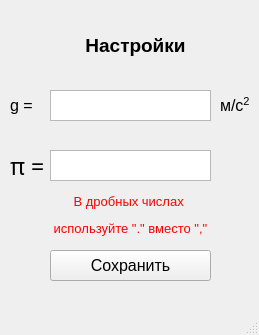
<?xml version="1.0" encoding="UTF-8"?>
<ui version="4.0">
 <class>MainWindow</class>
 <widget class="QMainWindow" name="MainWindow">
  <property name="geometry">
   <rect>
    <x>0</x>
    <y>0</y>
    <width>259</width>
    <height>335</height>
   </rect>
  </property>
  <property name="windowTitle">
   <string>MainWindow</string>
  </property>
  <widget class="QWidget" name="centralwidget">
   <widget class="QLabel" name="label">
    <property name="geometry">
     <rect>
      <x>10</x>
      <y>20</y>
      <width>251</width>
      <height>51</height>
     </rect>
    </property>
    <property name="font">
     <font>
      <pointsize>12</pointsize>
      <weight>75</weight>
      <bold>true</bold>
     </font>
    </property>
    <property name="text">
     <string>&lt;html&gt;&lt;head/&gt;&lt;body&gt;&lt;p align=&quot;center&quot;&gt;&lt;span style=&quot; font-size:14pt;&quot;&gt;Настройки&lt;/span&gt;&lt;/p&gt;&lt;/body&gt;&lt;/html&gt;</string>
    </property>
   </widget>
   <widget class="QTextEdit" name="g_var">
    <property name="geometry">
     <rect>
      <x>50</x>
      <y>90</y>
      <width>161</width>
      <height>31</height>
     </rect>
    </property>
    <property name="font">
     <font>
      <pointsize>12</pointsize>
     </font>
    </property>
    <property name="html">
     <string>&lt;!DOCTYPE HTML PUBLIC &quot;-//W3C//DTD HTML 4.0//EN&quot; &quot;http://www.w3.org/TR/REC-html40/strict.dtd&quot;&gt;
&lt;html&gt;&lt;head&gt;&lt;meta name=&quot;qrichtext&quot; content=&quot;1&quot; /&gt;&lt;style type=&quot;text/css&quot;&gt;
p, li { white-space: pre-wrap; }
&lt;/style&gt;&lt;/head&gt;&lt;body style=&quot; font-family:'MS Shell Dlg 2'; font-size:12pt; font-weight:400; font-style:normal;&quot;&gt;
&lt;p style=&quot;-qt-paragraph-type:empty; margin-top:0px; margin-bottom:0px; margin-left:0px; margin-right:0px; -qt-block-indent:0; text-indent:0px; font-size:8.25pt;&quot;&gt;&lt;br /&gt;&lt;/p&gt;&lt;/body&gt;&lt;/html&gt;</string>
    </property>
   </widget>
   <widget class="QTextEdit" name="pi_var">
    <property name="geometry">
     <rect>
      <x>50</x>
      <y>150</y>
      <width>161</width>
      <height>31</height>
     </rect>
    </property>
    <property name="font">
     <font>
      <pointsize>12</pointsize>
     </font>
    </property>
    <property name="html">
     <string>&lt;!DOCTYPE HTML PUBLIC &quot;-//W3C//DTD HTML 4.0//EN&quot; &quot;http://www.w3.org/TR/REC-html40/strict.dtd&quot;&gt;
&lt;html&gt;&lt;head&gt;&lt;meta name=&quot;qrichtext&quot; content=&quot;1&quot; /&gt;&lt;style type=&quot;text/css&quot;&gt;
p, li { white-space: pre-wrap; }
&lt;/style&gt;&lt;/head&gt;&lt;body style=&quot; font-family:'MS Shell Dlg 2'; font-size:12pt; font-weight:400; font-style:normal;&quot;&gt;
&lt;p style=&quot;-qt-paragraph-type:empty; margin-top:0px; margin-bottom:0px; margin-left:0px; margin-right:0px; -qt-block-indent:0; text-indent:0px; font-size:8.25pt;&quot;&gt;&lt;br /&gt;&lt;/p&gt;&lt;/body&gt;&lt;/html&gt;</string>
    </property>
   </widget>
   <widget class="QLabel" name="label_2">
    <property name="geometry">
     <rect>
      <x>10</x>
      <y>90</y>
      <width>61</width>
      <height>31</height>
     </rect>
    </property>
    <property name="font">
     <font>
      <pointsize>12</pointsize>
     </font>
    </property>
    <property name="text">
     <string>g =</string>
    </property>
   </widget>
   <widget class="QLabel" name="label_3">
    <property name="geometry">
     <rect>
      <x>10</x>
      <y>150</y>
      <width>61</width>
      <height>31</height>
     </rect>
    </property>
    <property name="font">
     <font>
      <family>Minion Pro SmBd</family>
      <pointsize>17</pointsize>
     </font>
    </property>
    <property name="toolTip">
     <string>&lt;html&gt;&lt;head/&gt;&lt;body&gt;&lt;p&gt;&lt;span style=&quot; font-size:12pt;&quot;&gt;π =&lt;/span&gt;&lt;/p&gt;&lt;/body&gt;&lt;/html&gt;</string>
    </property>
    <property name="text">
     <string>π =</string>
    </property>
   </widget>
   <widget class="QLabel" name="label_4">
    <property name="geometry">
     <rect>
      <x>220</x>
      <y>90</y>
      <width>101</width>
      <height>31</height>
     </rect>
    </property>
    <property name="toolTip">
     <string>&lt;html&gt;&lt;head/&gt;&lt;body&gt;&lt;p&gt;&lt;span style=&quot; font-size:12pt;&quot;&gt;м/с&lt;/span&gt;&lt;span style=&quot; font-size:12pt; vertical-align:super;&quot;&gt;2&lt;/span&gt;&lt;/p&gt;&lt;/body&gt;&lt;/html&gt;</string>
    </property>
    <property name="text">
     <string>&lt;html&gt;&lt;head/&gt;&lt;body&gt;&lt;p&gt;&lt;span style=&quot; font-size:12pt;&quot;&gt;м/с&lt;/span&gt;&lt;span style=&quot; font-size:12pt; vertical-align:super;&quot;&gt;2&lt;/span&gt;&lt;/p&gt;&lt;/body&gt;&lt;/html&gt;</string>
    </property>
   </widget>
   <widget class="QPushButton" name="save_btn">
    <property name="geometry">
     <rect>
      <x>50</x>
      <y>250</y>
      <width>161</width>
      <height>31</height>
     </rect>
    </property>
    <property name="font">
     <font>
      <pointsize>12</pointsize>
     </font>
    </property>
    <property name="text">
     <string>Сохранить</string>
    </property>
   </widget>
   <widget class="QLabel" name="label_5">
    <property name="geometry">
     <rect>
      <x>0</x>
      <y>180</y>
      <width>261</width>
      <height>71</height>
     </rect>
    </property>
    <property name="text">
     <string>&lt;!DOCTYPE HTML PUBLIC &quot;-//W3C//DTD HTML 4.0//EN&quot; &quot;http://www.w3.org/TR/REC-html40/strict.dtd&quot;&gt;
&lt;html&gt;&lt;head&gt;&lt;meta name=&quot;qrichtext&quot; content=&quot;1&quot; /&gt;&lt;style type=&quot;text/css&quot;&gt;
p, li { white-space: pre-wrap; }
&lt;/style&gt;&lt;/head&gt;&lt;body style=&quot; font-family:'MS Shell Dlg 2'; font-size:8pt; font-weight:400; font-style:normal;&quot;&gt;
&lt;p align=&quot;center&quot; style=&quot; margin-top:12px; margin-bottom:12px; margin-left:0px; margin-right:0px; -qt-block-indent:0; text-indent:0px;&quot;&gt;&lt;span style=&quot; font-size:10pt; color:#ff0000;&quot;&gt;В дробных числах &lt;/span&gt;&lt;/p&gt;
&lt;p align=&quot;center&quot; style=&quot; margin-top:12px; margin-bottom:12px; margin-left:0px; margin-right:0px; -qt-block-indent:0; text-indent:0px;&quot;&gt;&lt;span style=&quot; font-size:10pt; color:#ff0000;&quot;&gt;используйте &amp;quot;.&amp;quot; вместо &amp;quot;,&amp;quot;&lt;/span&gt;&lt;/p&gt;&lt;/body&gt;&lt;/html&gt;</string>
    </property>
    <property name="indent">
     <number>-1</number>
    </property>
   </widget>
  </widget>
  <widget class="QMenuBar" name="menubar">
   <property name="geometry">
    <rect>
     <x>0</x>
     <y>0</y>
     <width>259</width>
     <height>25</height>
    </rect>
   </property>
  </widget>
  <widget class="QStatusBar" name="statusbar"/>
 </widget>
 <resources/>
 <connections/>
</ui>
